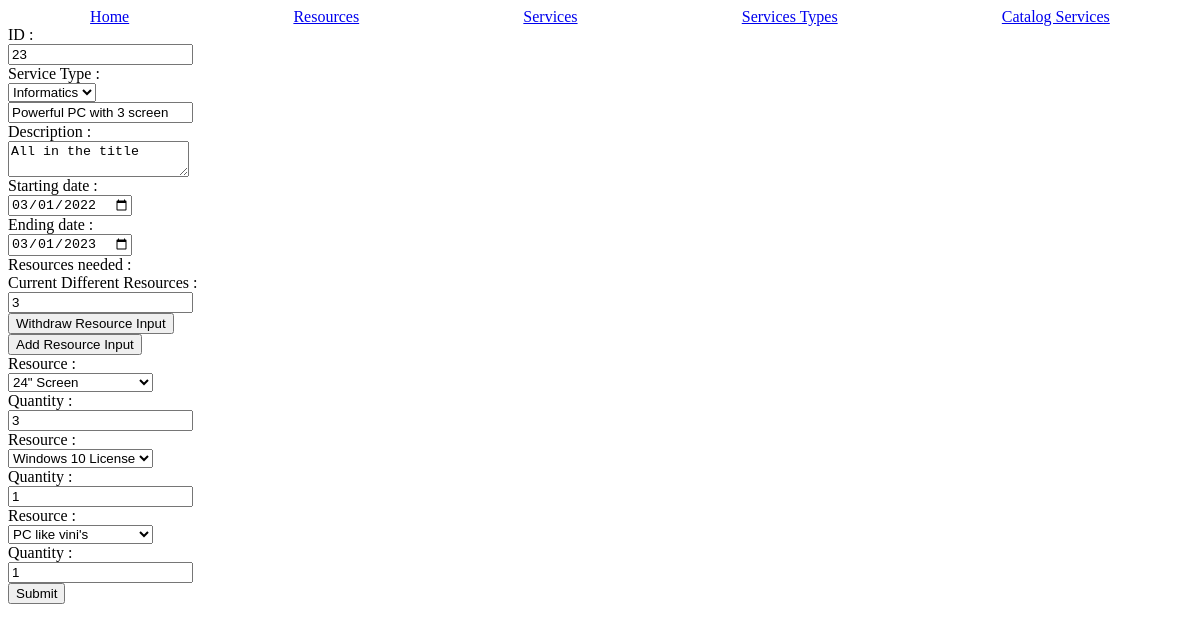
/service/23, run on the app's committed database.
### tables this page shows
CREATE TABLE "services" (
	"id"	INTEGER UNIQUE,
	"desc"	TEXT NOT NULL,
	"service_type_id"	INTEGER NOT NULL,
	"starting_date"	TEXT NOT NULL,
	"ending_date"	TEXT NOT NULL,
	"name"	TEXT NOT NULL,
	PRIMARY KEY("id" AUTOINCREMENT),
	FOREIGN KEY("service_type_id") REFERENCES "services_types"("id")
);

CREATE TABLE "resources_per_service" (
	"id"	INTEGER UNIQUE,
	"service_id"	INTEGER NOT NULL,
	"resource_id"	INTEGER NOT NULL,
	"quantity"	INTEGER NOT NULL,
	PRIMARY KEY("id" AUTOINCREMENT),
	FOREIGN KEY("service_id") REFERENCES "services"("id"),
	FOREIGN KEY("resource_id") REFERENCES "resources"("id")
);

### main.py (the view)
@app.route('/service/<id>')
def edit_service(id):
    data_service = utils.getRowFromDb('SELECT * from services WHERE id = ?', (id,));
    data_resources = utils.getRowsFromDb('SELECT * from resources');
    data_resources_per_service = utils.getRowsFromDb('SELECT * from resources_per_service WHERE service_id = ?',
    (id,));
    data_services_types = utils.getRowsFromDb('SELECT * from services_types');
    return render_template('edit-service.html.jinja', service=data_service, resources_per_service=data_resources_per_service, resources=data_resources, services_types=data_services_types);

### utils.py (called while the page is built)
def dictFactory(cursor, row) -> dict:
    d = {};
    for idx, col in enumerate(cursor.description):
        d[col[0]] = row[idx];
    return d;

def connectDb(path : str = 'db/db.db') -> sqlite3.Connection:
    db = None;
    try:
        db = sqlite3.connect(path);
        db.row_factory = dictFactory;
    except Exception as err:
        flash("Can't connect do database " + str(err), 'error');
    return db;

def getRowsFromDb(request : str, values : tuple = None) -> dict:
    elementsFromDb : dict = None
    try:
        db = connectDb();
        cursor = db.cursor();
        if(type(values) is tuple):
            elementsFromDb = cursor.execute(request, values).fetchall();
        else:
            elementsFromDb = cursor.execute(request).fetchall();
        db.close();
    except Exception as err:
        flash("Can't execute SQL request " + str(err), 'error')
    return elementsFromDb;

def getRowFromDb(request : str, values : tuple = None) -> dict:
    elementFromDb : dict = None;
    try:
        db = connectDb()
        cursor = db.cursor()
        if(type(values) is tuple):
            elementFromDb = cursor.execute(request, values).fetchone();
        else:
            elementFromDb = cursor.execute(request).fetchone();
        db.close()
    except Exception as err:
        flash("Can't execute SQL request " + str(err), 'error')
    return elementFromDb

### templates/edit-service.html.jinja (shortened to what this page needs)
{% extends "base.html.jinja" %}
{% block content %}
<form name="edit-service" method="POST" action="/services" class="add-form">
<div class="add-form">
        <label for="id">ID :</label>
        <input name="id" type="number" readonly value="{{service['id']}}">
    <label for="service_type">Service Type :</label>
    <select name="service_type" value="{{service['service_type_id']}}">
        {% for service_type in services_types %}
            {% if service_type['id'] == service['service_type_id'] %}
                <option value="{{service_type['id']}}" selected>{{service_type['name']}}</option>
            {% else %}
                <option value="{{service_type['id']}}">{{service_type['name']}}</option>
            {% endif %}
        {% endfor %}
    <input name="name" type="text" required value="{{service['name']}}">
    <label for="desc">Description :</label>
    <textarea name="desc" id="desc" required>{{service['desc']}}</textarea>
    <label for="starting_date">Starting date :</label>
    <input type="date" name="starting_date" required value="{{service['starting_date']}}">
    <label for="ending_date">Ending date :</label>
    <input type="date" name="ending_date" required value="{{service['ending_date']}}">
    <label for="resources_needed">Resources needed :</label>
    <div id="resources_div" class="add-form">
    <label for="different_resources_count">Current Different Resources :</label>
    <input type="number" name="different_resources_count" readonly value="{{resources_per_service|length}}" id="different_resources_count">
    <input type="button" value="Withdraw Resource Input" id="withdraw-resource-button">
    <input type="button" value="Add Resource Input" id="add-resource-button">
    {% for resource_per_service in resources_per_service %}
    <label for="resource_id_{{loop.index - 1}}">Resource :</label>
    <select name="resource_id_{{loop.index - 1}}">
        {% for resource in resources %}
            {% if resource_per_service['resource_id'] == resource['id'] %}
                <option value="{{resource['id']}}" selected>{{resource['name']}}</option>
            {% else %}
                <option value="{{resource['id']}}">{{resource['name']}}</option>
            {% endif %}
        {% endfor %}
    </select>
    <label for="quantity_{{loop.index - 1}}">Quantity :</label>
    <input name="quantity_{{loop.index - 1}}" type="number" value="{{resource_per_service['quantity']}}" min="1" step="1">
    {% endfor %}
    </div>
    <input type="submit" name="update_service">
</div>
</form>
{% endblock %}

### static/css/style.css (style rules this page uses)
.add-form > * { display: block; }

### data on the page
services: id "23", name "Powerful PC with 3 screen", desc "All in the title", starting_date "03/01/2022", ending_date "03/01/2023"
resources_per_service: quantity "3"
resources_per_service: quantity "1"
resources_per_service: quantity "1"

### other printed values
form field service_type "Informatics"
form field value "24\" Screen"
form field value "Windows 10 License"
form field value "PC like vini's"
